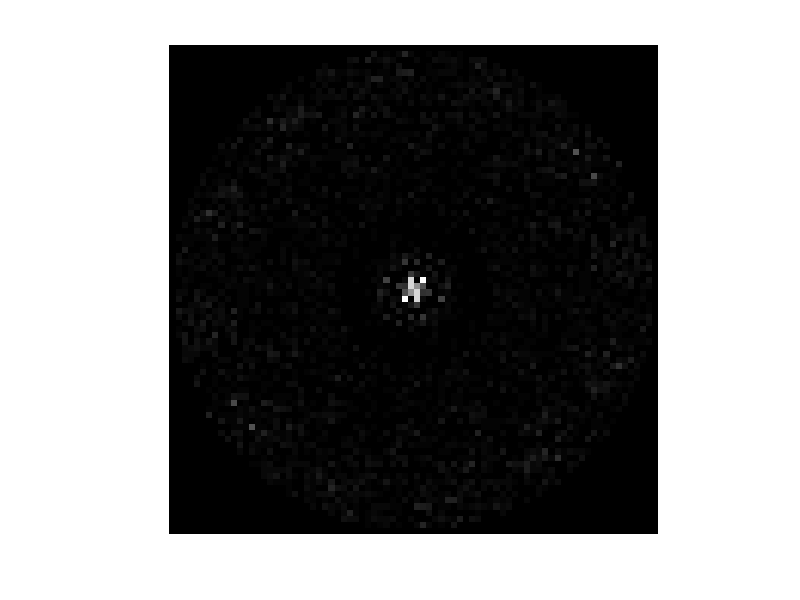

Write MATLAB code to recreate this figure.
% Template script for radio astronomy image formation
% Millad Sardarabadi, Sept 2015
%
clear all
close all
clc
%% Loading Data
% The data from LOFAR core will be loaded in this cell.
%
% Rh: A p x p sample covariance matrix, where p = number of antennas
% poslocal: A p x 3 matrix containing the earth-bound coordinates of the
%           receiving elements.
% freq: Central frequency for the measured channel.
% t_obs_matlab: Observation time.
%               (datestr(t_obs_matlab): 11-Jul-2012 22:22:20) 
% lon: Longitude of the LOFAR core
% lat: Latitude of the LOFAR core

load lofar_DSP_data_1.mat

%% Initialization
c = 299792458; % speed of light
p = size(Rh,1);% number of receiving elements
lambda = c / freq; % wavelength at the observation frequency

% define a distance matrix of all baselines (=vectors between pairs of antennas)
dist = sqrt(  (meshgrid(poslocal(:,1)) - meshgrid(poslocal(:,1)).').^2 ...
            + (meshgrid(poslocal(:,2)) - meshgrid(poslocal(:,2)).').^2);
D = max(dist(:)); % Maximum Baseline


%% Coordinate system
% In astronomy it is common to use the (l,m,n) coordinates which 
% are the components of the more familiar direction vector in spherical 
% coordinates:
%    s = [cos(theta) * cos(phi)
%        cos(theta) * sin(phi)
%        sin(theta)]


% define a grid of image coordinates (l,m) at the right resolution
FracAngle = 0.25;% fraction of theoretical limit for angle resolution
                 % 0.25 means ~4x4 pixels in the main lobe
dl = FracAngle * lambda / D; % width/height of a pixel
l = 0:dl:1; % First image coordinate := cos(theta)cos(phi)
l = [-fliplr(l(2:end)),l]';
m = l;  % Second image coordinate := cos(theta)sin(phi)
        % m = l means an aspect ratio 1:1


%% Your Imaging Algorithm should come hereafter...

%Dirty image:

imsize = 80
normalized_poslocal = zeros(p,3);

for index = 1:p
    normalized_poslocal(index, :) = poslocal(index, :) / norm(poslocal(index, :)); 
end


x = linspace(-1,1,imsize);

[PX, PY] = meshgrid(x,x);   % all combinations of p-coords (l,m,n) vectors
PZ = sqrt(1 - PX.^2 - PY.^2);


p_vectors = zeros(3,imsize.^2);     %list the p-vectors
for counter = 1:imsize.^2
        p_vectors(:,counter) = [PX(counter) PY(counter) PZ(counter)];

end



I_D_hat = zeros(imsize .^ 2, 1);   %initialize variables
pixel_counter = 1;


for pixel = p_vectors           %scan over all pixels
    if (imag(pixel(3)) == 0)    %if within bounds, do calc
        
        for ix = 1:p
           
                                                                %  Rh(ix,:) *  
              I_D_hat(pixel_counter) =  I_D_hat(pixel_counter)   +    sum( exp(1i .*    (poslocal(ix,:) - poslocal(:,:))  * pixel     ) );

         
        end
        
       
       
    

    else
    I_D_hat(pixel_counter) = 0;      %if not in bounds, set to 0
    
    end
    pixel_counter = pixel_counter + 1;    %go to next pixel
end
disp('Done!')

I_D_hat = reshape(I_D_hat, imsize, imsize);
%%


imshow(real(I_D_hat) ./ max(max(I_D_hat)))   %normalize to properly look at output image



